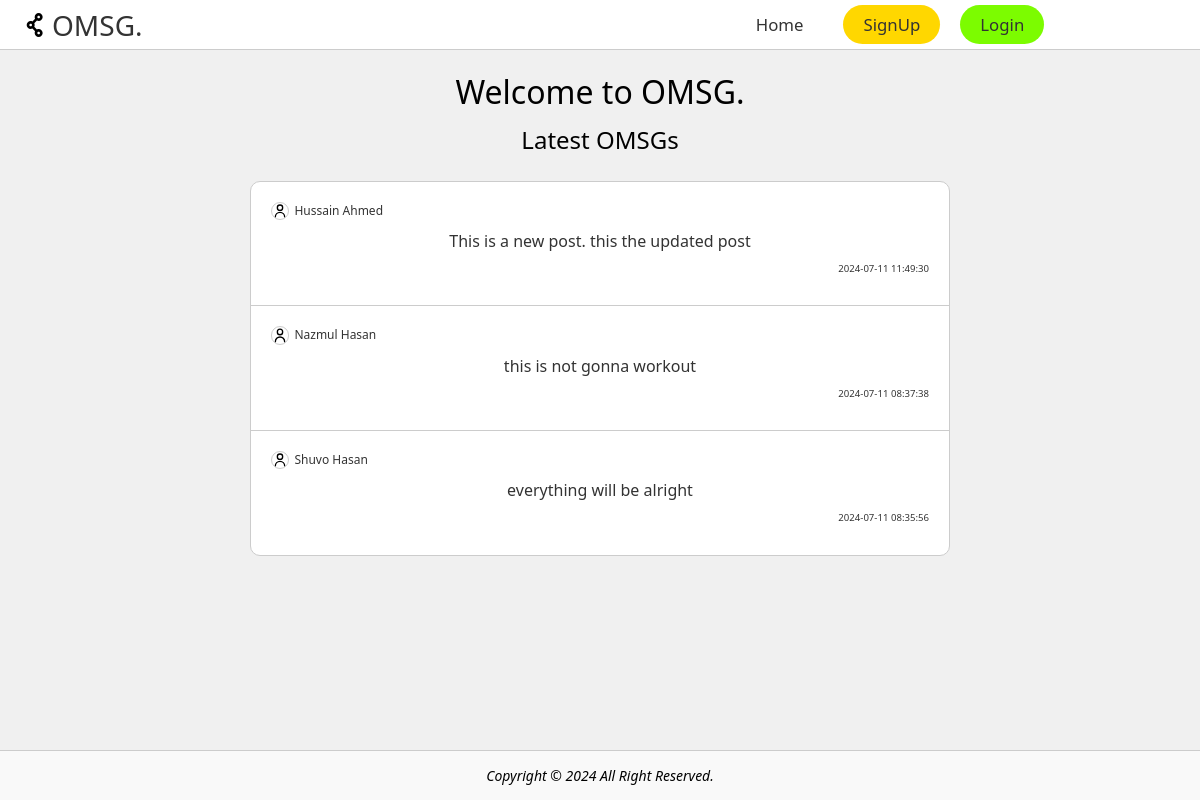
The page / on the database its author committed.
### tables this page shows
CREATE TABLE `message` (
  `id` int(11) NOT NULL,
  `userid` int(11) NOT NULL,
  `msg` varchar(500) NOT NULL,
  `timestamp` timestamp NOT NULL DEFAULT CURRENT_TIMESTAMP ON UPDATE CURRENT_TIMESTAMP
);

CREATE TABLE `users` (
  `id` int(11) NOT NULL,
  `name` varchar(255) NOT NULL,
  `email` varchar(255) NOT NULL,
  `phone` varchar(20) NOT NULL,
  `password` varchar(255) NOT NULL
);

### index.php (the view, shortened to what this page needs)
<?php
include('connection.php');
?>
<!DOCTYPE html>
<html>
<head>
	<link rel="stylesheet" type="text/css" href="./assets/css/index.css">
</head>
<body>
	<?php include 'header.php'; ?>
	<main>
		<h1>Welcome to OMSG.</h1>
		<section id="messages-container">
			<h3>Latest OMSGs</h3>
			<div id="messages">
				<?php
					$query = 'select * from message order by id desc limit 3';
					$result = mysqli_query($conn, $query);
					if(mysqli_num_rows($result) > 0){
						while($messages = mysqli_fetch_assoc($result)){
							$userid = $messages["userid"];
							$userquery = mysqli_query($conn,"select * from users where id = '$userid'");
							$user = mysqli_fetch_assoc($userquery);
							?>
							<div>
								<a href="#"><img class="user-icon" src="./assets/images/user-icon.svg" alt="user-icon"><p><?php echo $user['name']; ?></p></a>
								<p><?php echo $messages['msg']; ?></p>
								<p id="timestamp"><?php echo $messages['timestamp']; ?></p>
							</div>
							<?php
						}
					}else {
						echo 'No OMSGs posted yet.';
					}
				 ?>
			</div>
		</section>
	</main>
	<?php include 'footer.php' ?>
</body>
</html>

### assets/css/index.css (style rules this page uses)
main { text-align: center; padding: 20px; }
#messages-container { margin-top: 10px; }
#messages { margin: 25px auto; display: flex; flex-direction: column; max-width: 700px; width: 100%; border: 1px solid var(--borderc); border-radius: 10px; color: var(--color); background-color: #fff; overflow: hidden; animation: msganimation 0.3s linear; }
#messages div { padding: 20px; border-bottom: 1px solid var(--borderc); transition: all .1s linear; cursor: pointer; }
#messages div a { display: flex; gap: 5px; margin-bottom: 10px; }
#messages div:last-child { border-color: transparent; }
#messages div a p { text-align: left; font-weight: 500; font-size: .75rem; }
.user-icon { width: 1.15rem; border: 1px solid var(--borderc); border-radius: 50%; }
#messages div > p { padding-bottom: 10px; }
#timestamp { font-size: .6rem; text-align: right; }

### rows shown on the page
message: userid.name "Hussain Ahmed", msg "This is a new post. this the updated post", timestamp "2024-07-11 11:49:30"
message: userid.name "Nazmul Hasan", msg "this is not gonna workout", timestamp "2024-07-11 08:37:38"
message: userid.name "Shuvo Hasan", msg "everything will be alright", timestamp "2024-07-11 08:35:56"
